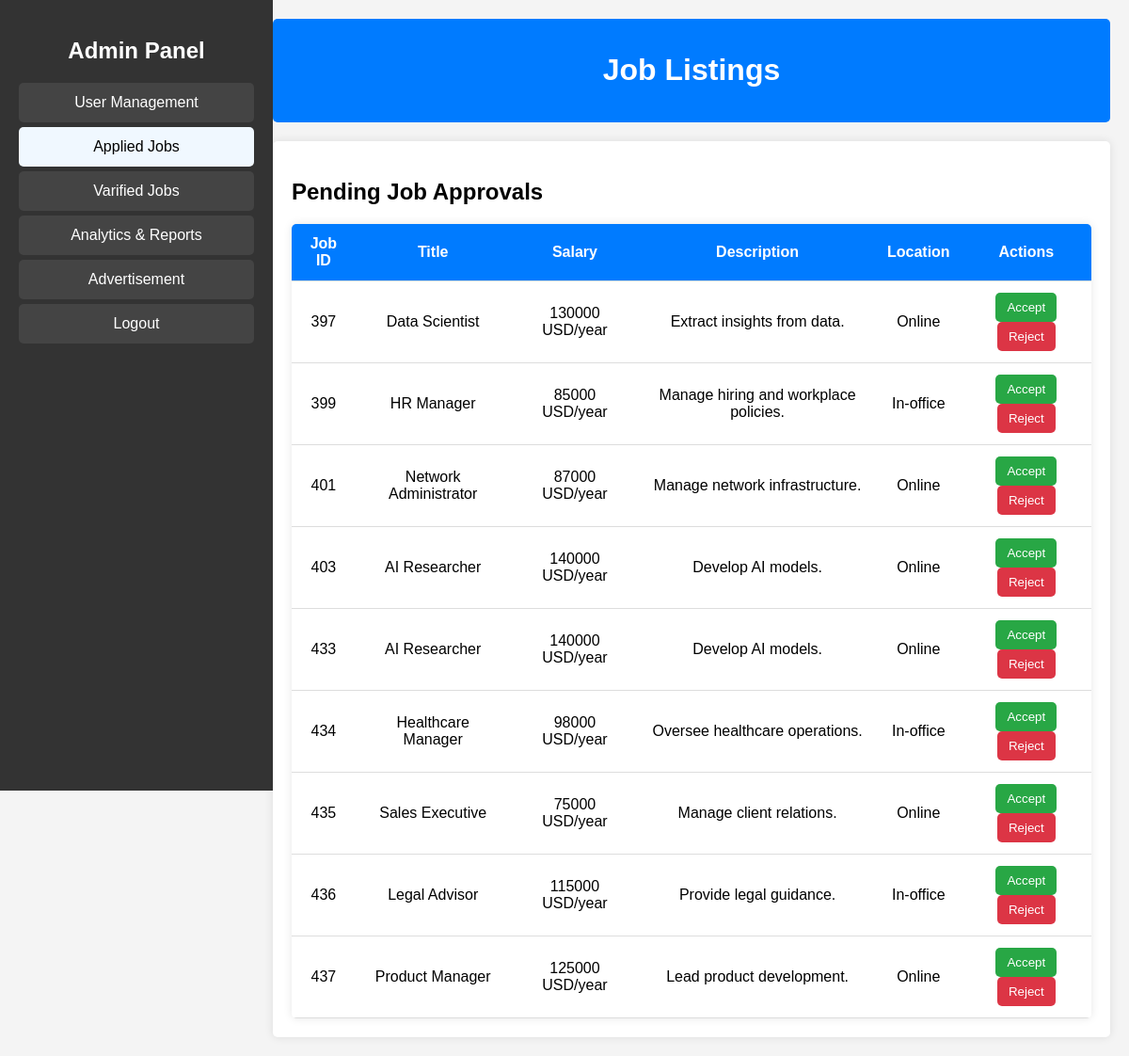
The page /Admin/jobs.php on the database its author committed.
### tables this page shows
CREATE TABLE `Jobs` (
  `job_id` int(11) NOT NULL AUTO_INCREMENT,
  `title` varchar(255) DEFAULT NULL,
  `salary` varchar(50) DEFAULT NULL,
  `description` text DEFAULT NULL,
  `category` enum('Software','Marketing','Finance','Healthcare') DEFAULT NULL,
  `job_type` enum('Full-time','Part-time') DEFAULT NULL,
  `location` enum('Online','In-office') DEFAULT NULL,
  `Company` varchar(50) NOT NULL,
  `status` enum('pending','varified','rejected') DEFAULT 'pending',
  PRIMARY KEY (`job_id`)
);

### Server/get_data.php (called while the page is built, shortened)
<?php
include('connection.php');
$sql = "SELECT * FROM jobs WHERE status = 'pending'";
$pending_jobs = $conn->query($sql);
?>

### Admin/jobs.php (the view, shortened to what this page needs)
<!DOCTYPE html>
<html lang="en">
<head>
    <link rel="stylesheet" href="../Admin/jobs.css">
</head>
<body>
    <div class="sidebar">
        <h2>Admin Panel</h2>
        <ul>
            <li><a href="../Admin/user.php">User Management</a></li>
            <li style="background-color: aliceblue;"><a style="color: black;" href="../Admin/jobs.php">Applied Jobs</a>
            </li>
            <li><a href="../Admin/varified_jobs.php">Varified Jobs</a></li>
            <li><a href="../Admin/analytics.php">Analytics & Reports</a></li>
            <li><a href="../Admin/ads.php">Advertisement</a></li>
            <li><a href="../index.php">Logout</a></li>
        </ul>
    </div>
    <div class="main-content">
        <div class="header">
            <h1>Job Listings</h1>
        </div>
        <div class="content">
            <h2>Pending Job Approvals</h2>
            <table>
                <thead>
                    <tr>
                        <th>Job ID</th>
                        <th>Title</th>
                        <th>Salary</th>
                        <th>Description</th>
                        <th>Location</th>
                        <th>Actions</th>
                    </tr>
                </thead>
                <tbody>
                    <?php
                    include "../Server/get_data.php";
                    while ($row = $pending_jobs->fetch_assoc()) {
                        echo "<tr>
                            <td>" . $row['job_id'] . "</td>
                            <td>" . $row['title'] . "</td>
                            <td>" . $row['salary'] . "</td>
                            <td>" . $row['description'] . "</td>
                            <td>" . $row['location'] . "</td>
                    <td>
                        <a href='../Server/actions.php?varify_job_id=" . $row['job_id'] . "'><button  class='accept-btn'>Accept</button></a>
                        <a href='../Server/actions.php?job_id=" . $row['job_id'] . "'> <button  class='reject-btn'>Reject</button></a>
                    </td>
                    </tr>";
                    }
                    ?>
                </tbody>
            </table>
        </div>
    </div>
</body>
</html>

### Admin/jobs.css (style rules this page uses)
body { font-family: Arial, sans-serif; margin: 0; padding: 0; display: flex; background-color: #f4f4f4; }
.sidebar { width: 250px; background: #333; color: white; height: 100vh; padding: 20px; position: fixed; }
.sidebar h2 { text-align: center; margin-bottom: 20px; }
.sidebar ul { list-style: none; padding: 0; }
.sidebar ul li { padding: 12px; margin: 5px 0; background: #444; text-align: center; border-radius: 5px; }
.sidebar ul li a { text-decoration: none; color: white; display: block; }
.main-content { margin-left: 270px; padding: 20px; flex-grow: 1; }
.header { background: #007bff; color: white; padding: 15px; text-align: center; border-radius: 5px; }
.content { margin-top: 20px; padding: 20px; background: white; border-radius: 5px; box-shadow: 0px 0px 10px rgba(0, 0, 0, 0.1); }
table { width: 100%; border-collapse: collapse; margin-top: 20px; background: white; box-shadow: 0px 0px 10px rgba(0, 0, 0, 0.1); border-radius: 5px; overflow: hidden; }
th, td { padding: 12px; text-align: center; border-bottom: 1px solid #ddd; }
th { background: #007bff; color: white; }
.accept-btn { background-color: #28a745; color: white; border: none; padding: 8px 12px; border-radius: 5px; cursor: pointer; }
.reject-btn { background-color: #dc3545; color: white; border: none; padding: 8px 12px; border-radius: 5px; cursor: pointer; }

### rows shown on the page
jobs: job_id "397", title "Data Scientist", salary "130000 USD/year", description "Extract insights from data.", location "Online"
jobs: job_id "399", title "HR Manager", salary "85000 USD/year", description "Manage hiring and workplace policies.", location "In-office"
jobs: job_id "401", title "Network Administrator", salary "87000 USD/year", description "Manage network infrastructure.", location "Online"
jobs: job_id "403", title "AI Researcher", salary "140000 USD/year", description "Develop AI models.", location "Online"
jobs: job_id "433", title "AI Researcher", salary "140000 USD/year", description "Develop AI models.", location "Online"
jobs: job_id "434", title "Healthcare Manager", salary "98000 USD/year", description "Oversee healthcare operations.", location "In-office"
jobs: job_id "435", title "Sales Executive", salary "75000 USD/year", description "Manage client relations.", location "Online"
jobs: job_id "436", title "Legal Advisor", salary "115000 USD/year", description "Provide legal guidance.", location "In-office"
jobs: job_id "437", title "Product Manager", salary "125000 USD/year", description "Lead product development.", location "Online"
